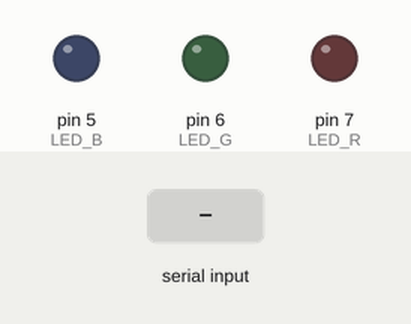
Recording of a sketch running on a simulated Arduino Uno, built with avr-gcc and run on an emulated ATmega328P. On the bench: output pins drawn as LEDs (lit = HIGH). The test bench sets the inputs (shaded band).

Above: at 1.2 s.
1.3 s: "2" received over Serial
At 1.8 s:
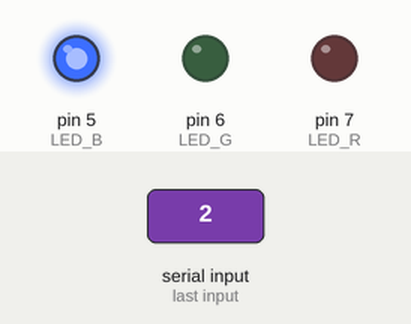
2.9 s: "1" received over Serial
At 4.2 s:
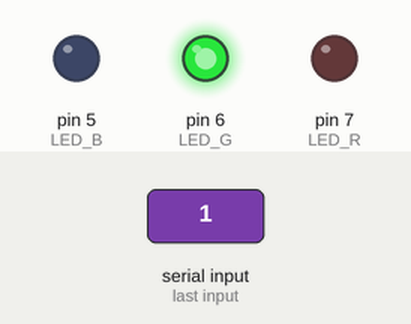
Timing chart, 0 to 5.9 s (numbered marks = the images above; inputs shaded):
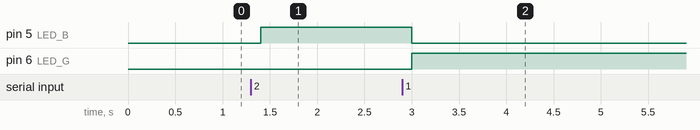

The sketch:

indikator_raskladki.ino
```cpp
int inByte = 0;
int LED_R = 7;//красный пин
int LED_G = 6;//зеленый пин
int LED_B = 5;//синий пин
int RV = 255; // яркость
int GV = 255;// яркость
int BV = 255;// яркость
void setup() {
  Serial.begin(9600);
  pinMode(LED_R, OUTPUT);
  pinMode(LED_G, OUTPUT);
  pinMode(LED_B, OUTPUT);
}
void loop() {
  if (Serial.available() > 0) {
    delay(100);
    inByte = Serial.read();
    if (inByte == '2') { // RU
      analogWrite(LED_R, 0);
      analogWrite(LED_G, 0);
      analogWrite(LED_B, GV);
    } else if (inByte == '1') { // EN
      analogWrite(LED_R, 0);
      analogWrite(LED_G, GV);
      analogWrite(LED_B, 0);

    }
  }
}
```

Measured:
- after the input at 1.3 s, pin 5 (LED_B): LOW → HIGH after 0.10 s
- after the input at 2.9 s, pin 5 (LED_B): HIGH → LOW after 0.10 s; pin 6 (LED_G): LOW → HIGH after 0.10 s
